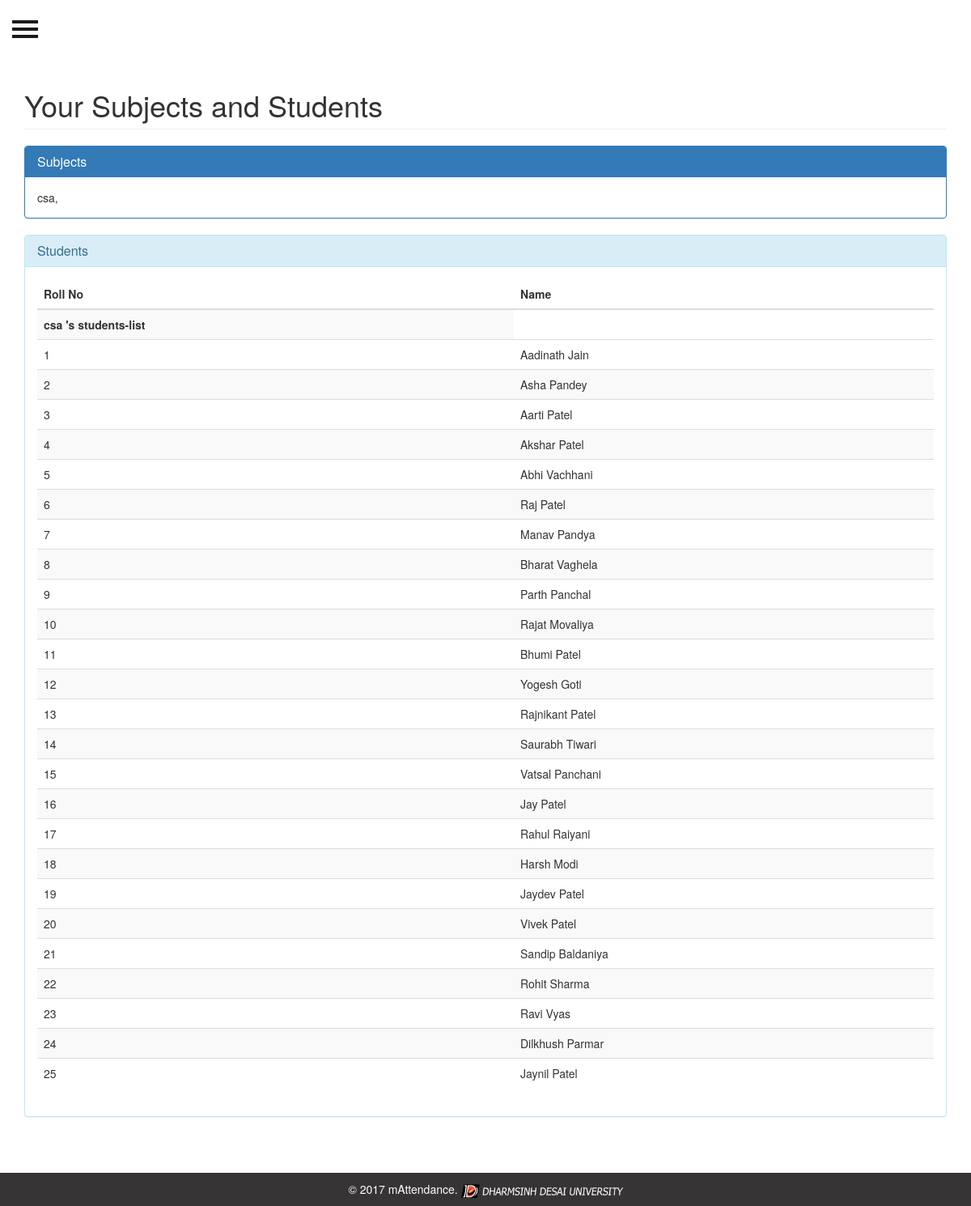
/index.php?page=studentinfo (signed in), run on the app's committed database.
### tables this page shows
CREATE TABLE `subject` (
  `id` int(11) NOT NULL,
  `name` varchar(255) NOT NULL
);

CREATE TABLE `student` (
  `sid` int(11) NOT NULL,
  `name` varchar(255) NOT NULL,
  `rollno` varchar(255) NOT NULL
);

### index.php (called while the page is built, shortened)
<?php include 'modules/header.php';?>
<?php include 'modules/content-container.php';?>
<?php include 'modules/footer.php';?>

### modules/studentinfo.php (the view, shortened to what this page needs)
<?php
	include 'config1.php';
	$uid = $_SESSION['uid'];
?>
<div class="container">
  <div class="row">
    <div class="col-md-12 col-lg-12">
			<h1 class="page-header">Your Subjects and Students</h1>
		</div>
	</div>
	<div class="row">
		<div class="col-md-12 col-lg-12">
			<div class="panel panel-primary">
				<div class="panel-heading">
					<h3 class="panel-title">Subjects</h3>
				</div>
				<div class="panel-body">
					<?php
						$output = '';
						$query_subject = "SELECT subject.name, subject.id from subject INNER JOIN user_subject WHERE user_subject.id = subject.id AND user_subject.uid = {$uid}  ORDER BY subject.name";
						$sub=$conn->query($query_subject);
						$rsub=$sub->fetchAll(PDO::FETCH_ASSOC);
						$noOfSubject = count($rsub);
						for($i = 0; $i<$noOfSubject; $i++) {
							$output .= $rsub[$i]['name'];
							$output .= ',&nbsp;';
						}
						print $output;
					?>
				</div>
			</div>
			<div class="panel panel-info">
				<div class="panel-heading">
					<h3 class="panel-title">Students</h3>
				</div>
				<div class="panel-body">
					<table class="table table-striped table-hover">
					<thead>
						<tr>
							<th>Roll No</th>
							<th>Name</th>
						</tr>
					</thead>
					<tbody>
						<?php
							for($i = 0; $i<$noOfSubject; $i++) {
								$subname=$rsub[$i]['name'];
								$subid=$rsub[$i]['id'];
							$studentQuery = "SELECT  sid FROM student_subject WHERE id=$subid ";
							$stmtStudent = $conn->prepare($studentQuery);
							$stmtStudent->execute();
							$resultStudent = $stmtStudent->fetchAll(PDO::FETCH_ASSOC);
							echo "<tr><td><strong>".$subname." 's students-list</strong></td></tr>" ;
							for($j = 0; $j<count($resultStudent); $j++) {
								$dupstid=$resultStudent[$j]['sid'];
								$query1="SELECT rollno,name FROM student WHERE sid=$dupstid";
								$stmt = $conn->prepare($query1);
								$stmt->execute();
								$result = $stmt->fetchAll(PDO::FETCH_ASSOC);
								echo "<tr>";
								echo "<td>" . $result[0]['rollno'] . "</td>";
								echo "<td>" . $result[0]['name'] . "</td>";
								echo "</tr>";
							}
						}
						?>
						</tbody>
					</table>
				</div>
			</div>
		</div>
	</div>
</div>

### data on the page
subject: name "csa"
student: rollno "1", name "Aadinath Jain"
student: rollno "2", name "Asha Pandey"
student: rollno "3", name "Aarti Patel"
student: rollno "4", name "Akshar Patel"
student: rollno "5", name "Abhi Vachhani"
student: rollno "6", name "Raj Patel"
student: rollno "7", name "Manav Pandya"
student: rollno "8", name "Bharat Vaghela"
student: rollno "9", name "Parth Panchal"
student: rollno "10", name "Rajat Movaliya"
student: rollno "11", name "Bhumi Patel"
student: rollno "12", name "Yogesh Goti"
student: rollno "13", name "Rajnikant Patel"
student: rollno "14", name "Saurabh Tiwari"
student: rollno "15", name "Vatsal Panchani"
student: rollno "16", name "Jay Patel"
student: rollno "17", name "Rahul Raiyani"
student: rollno "18", name "Harsh Modi"
student: rollno "19", name "Jaydev Patel"
student: rollno "20", name "Vivek Patel"
student: rollno "21", name "Sandip Baldaniya"
student: rollno "22", name "Rohit Sharma"
student: rollno "23", name "Ravi Vyas"
student: rollno "24", name "Dilkhush Parmar"
student: rollno "25", name "Jaynil Patel"

### other printed values
$output "csa,"
